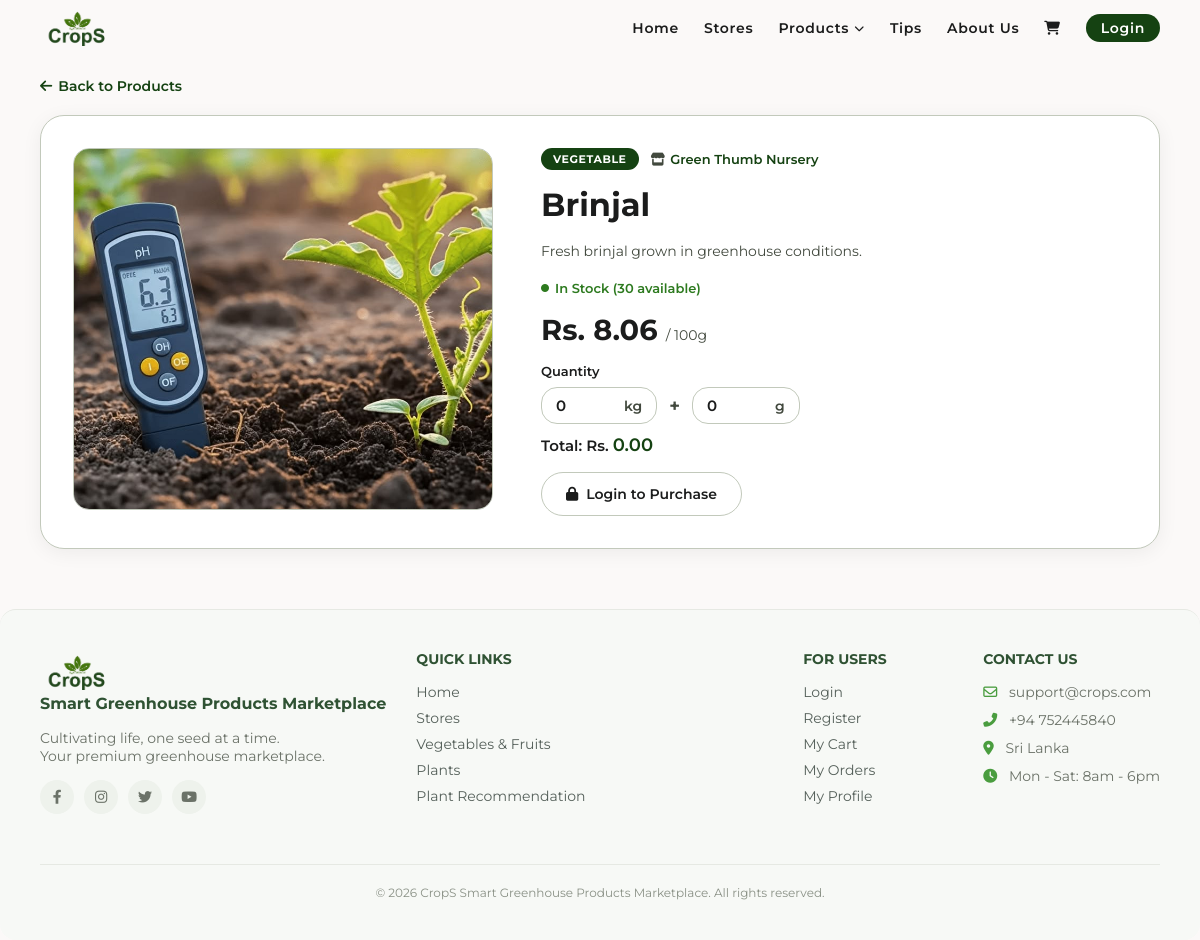
Page /products.php?id=10 on the earlier database version.
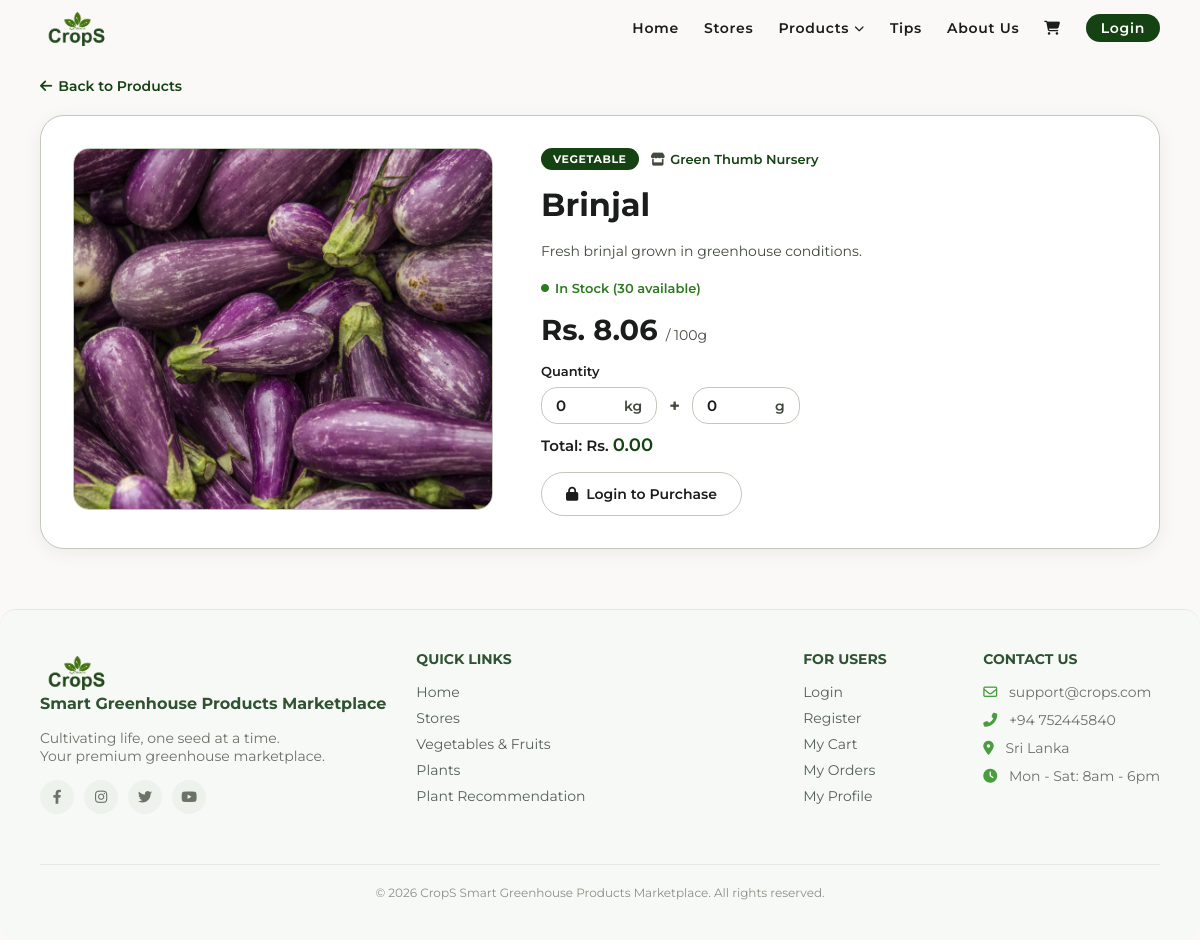
Same page on the later database version.
### tables this page shows
CREATE TABLE `products` (
  `id` int(11) NOT NULL,
  `store_id` int(11) NOT NULL,
  `name` varchar(100) NOT NULL,
  `description` text DEFAULT NULL,
  `price` decimal(10,2) NOT NULL,
  `category` enum('vegetable','fruit','plant') NOT NULL,
  `quantity` int(11) NOT NULL DEFAULT 0,
  `image` varchar(255) DEFAULT NULL,
  `created_at` timestamp NOT NULL DEFAULT current_timestamp()
);

CREATE TABLE `stores` (
  `id` int(11) NOT NULL,
  `owner_id` int(11) NOT NULL,
  `store_name` varchar(100) NOT NULL,
  `description` text DEFAULT NULL,
  `city` varchar(50) NOT NULL,
  `image` varchar(255) DEFAULT NULL,
  `created_at` timestamp NOT NULL DEFAULT current_timestamp()
);

### products.php (the view, shortened to what this page needs)
<?php
include 'includes/header.php';
include 'includes/dbConnection.php';
$product_id = isset($_GET['id']) ? (int)$_GET['id'] : 0;
?>
<?php
$stmtProduct = $pdo->prepare("
    SELECT products.*, stores.store_name, stores.id AS store_id
    FROM products
    JOIN stores ON products.store_id = stores.id
    WHERE products.id = :id
");
$stmtProduct->execute(['id' => $product_id]);
$product = $stmtProduct->fetch();
if ($product['quantity'] <= 0) {
    $stockLabel = 'Out of Stock';
    $stockClass = 'out-stock';
} elseif ($product['quantity'] <= 10) {
    $stockLabel = 'Low Stock';
    $stockClass = 'low-stock';
} else {
    $stockLabel = 'In Stock';
    $stockClass = 'in-stock';
}
?>
<div class="main-wrapper">
    <a href="products.php" class="back-link">
        <i class="fas fa-arrow-left"></i> Back to Products
    </a>
    <div class="product-detail-layout">
        <div class="product-detail-img">
    <?php if (!empty($product['image'])): ?>
        <img src="static/images/Products/<?php echo htmlspecialchars($product['image']); ?>"
             alt="<?php echo htmlspecialchars($product['name']); ?>">
    <?php else: ?>
        <img src="static/images/image3.jpg" alt="Product">
    <?php endif; ?>
</div>
        <div class="product-detail-info">
            <div class="product-detail-meta">
                <span class="product-detail-tag">
                    <?php echo strtoupper($product['category']); ?>
                </span>
                <span class="product-detail-store">
                    <i class="fas fa-store"></i>
                    <a href="stores.php?id=<?php echo $product['store_id']; ?>">
                        <?php echo htmlspecialchars($product['store_name']); ?>
                    </a>
                </span>
            </div>
            <h1 class="product-detail-name">
                <?php echo htmlspecialchars($product['name']); ?>
            </h1>
            <?php if (!empty($product['description'])): ?>
                <p class="product-detail-desc">
                    <?php echo nl2br(htmlspecialchars($product['description'])); ?>
                </p>
            <?php endif; ?>
            <span class="product-detail-stock <?php echo $stockClass; ?>">
                <i class="fas fa-circle"></i>
                <?php echo $stockLabel; ?> (<?php echo $product['quantity']; ?> available)
            </span>
<p class="product-detail-price">
    Rs. <?php echo number_format($product['price'] / 10, 2); ?>
    <span>/ 100g</span>
</p>
<div class="quantity-selector">
    <p class="qty-label">Quantity</p>
    <div class="qty-inputs-row">
        <div class="qty-input-wrap">
            <input type="number" id="qtyKg" min="0" value="0" placeholder="0" onchange="calcTotal()">
            <span class="qty-unit-label">kg</span>
        </div>
        <span class="qty-plus">+</span>
        <div class="qty-input-wrap">
            <input type="number" id="qtyG" min="0" value="0" placeholder="0" onchange="calcTotal()">
            <span class="qty-unit-label">g</span>
        </div>
    </div>
    <p class="total-price-label">Total: Rs. <span id="totalPrice">0.00</span></p>
</div>
<?php if ($product['quantity'] > 0): ?>
    <div class="product-detail-btns">
        <?php if (isset($_SESSION['user_id']) && $_SESSION['role'] === 'customer'): ?>
            <a href="cart.php?add=<?php echo $product['id']; ?>&qty=1"
               id="addToCartBtn"
               class="btn btn-outline add-to-cart-btn">
                <i class="fas fa-shopping-cart"></i> Add to Cart
            </a>
            <a href="checkout.php?product=<?php echo $product['id']; ?>&qty=1"
               id="buyNowBtn"
               class="btn btn-primary buy-now-btn">
                <i class="fas fa-bolt"></i> Buy Now
            </a>
        <?php else: ?>
            <a href="login.php" class="btn btn-outline add-to-cart-btn">
                <i class="fas fa-lock"></i> Login to Purchase
            </a>
        <?php endif; ?>
    </div>
<?php else: ?>
    <div class="out-of-stock-msg">
        <i class="fas fa-times-circle"></i> This product is currently out of stock.
    </div>
<?php endif; ?>
        </div>
    </div>
</div>
<?php include 'includes/footer.php'; ?>

Differences in the rows shown:
changed products "Brinjal": image: picture added
